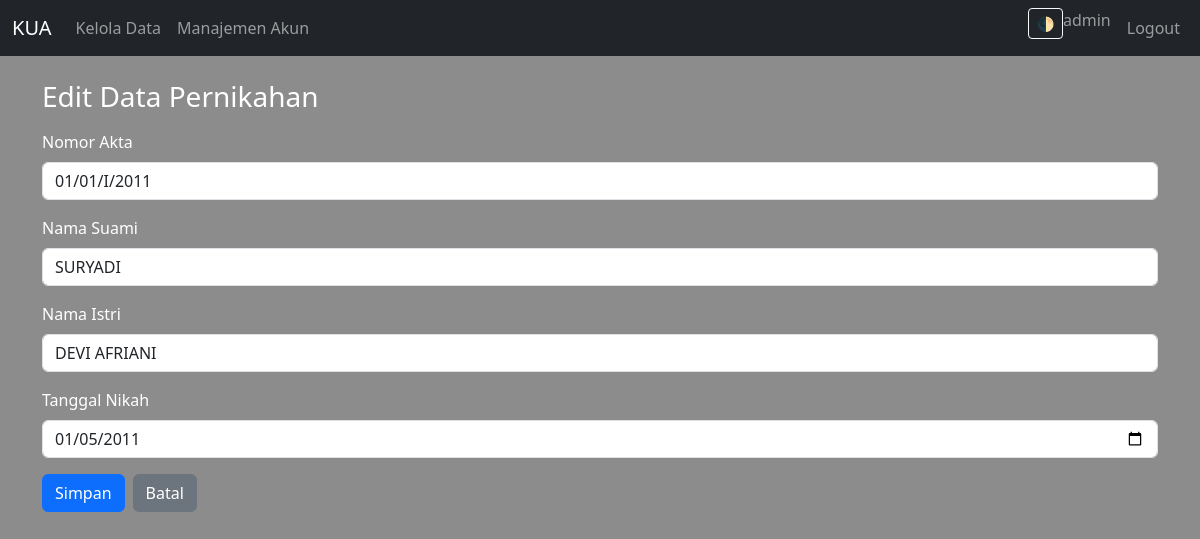
Page /pages/data_form.php?id=1&year=2011 (signed in) on the committed database.
### tables this page shows
CREATE TABLE `nikah_data` (
  `id` int(11) NOT NULL,
  `nomor_akta` varchar(100) NOT NULL,
  `nama_suami` varchar(100) NOT NULL,
  `nama_istri` varchar(100) NOT NULL,
  `tgl_nikah` date NOT NULL,
  `created_at` timestamp NOT NULL DEFAULT current_timestamp()
);

### pages/data_form.php (the view, shortened to what this page needs)
<?php
require_once __DIR__ . '/../includes/config.php';
$id = isset($_GET['id']) ? (int)$_GET['id'] : 0;
$year_selected = isset($_GET['year']) ? (int)$_GET['year'] : (isset($_POST['year'])?(int)$_POST['year']:0);
$nomor_akta = $nama_suami = $nama_istri = $tgl_nikah = "";
if ($year_selected > 0 && $tgl_nikah === '') {
    $tgl_nikah = $year_selected . '-01-01';
}
if ($id > 0) {
    $stmt = $conn->prepare("SELECT * FROM nikah_data WHERE id = ?");
    $stmt->bind_param('i', $id);
    $stmt->execute();
    $res = $stmt->get_result();
    if ($row = $res->fetch_assoc()) {
        $nomor_akta = $row['nomor_akta'];
        $nama_suami = $row['nama_suami'];
        $nama_istri = $row['nama_istri'];
        $tgl_nikah  = $row['tgl_nikah'];
        $year_selected = (int)date('Y', strtotime($tgl_nikah));
    }
}
include __DIR__ . '/../includes/header.php';
?>
<h1 class="h3 mb-3 text-white"><?php echo $id>0?'Edit':'Tambah'; ?> Data Pernikahan</h1>
<form method="post" action="">
  <div class="mb-3">
    <label class="form-label text-white">Nomor Akta</label>
    <input type="text" name="nomor_akta" class="form-control" value="<?php echo htmlspecialchars($nomor_akta); ?>" required>
  </div>
  <div class="mb-3">
    <label class="form-label text-white">Nama Suami</label>
    <input type="text" name="nama_suami" class="form-control" value="<?php echo htmlspecialchars($nama_suami); ?>" required>
  </div>
  <div class="mb-3">
    <label class="form-label text-white">Nama Istri</label>
    <input type="text" name="nama_istri" class="form-control" value="<?php echo htmlspecialchars($nama_istri); ?>" required>
  </div>
  <div class="mb-3">
    <label class="form-label text-white">Tanggal Nikah</label>
    <input type="date" name="tgl_nikah" class="form-control" value="<?php echo htmlspecialchars($tgl_nikah); ?>" required>
  </div>
  <div class="d-grid gap-2 d-sm-flex justify-content-sm-start">
    <button type="submit" class="btn btn-primary">Simpan</button>
    <a href="<?php echo BASE_URL; ?>/pages/data_list.php?year=<?php echo $year_selected; ?>" class="btn btn-secondary">Batal</a>
  </div>
</form>
<?php include __DIR__ . '/../includes/footer.php'; ?>

### assets/css/custom.css (style rules this page uses)
body { background: url("../img/banner.png") no-repeat center center fixed; background-size: cover; position: relative; min-height: 100vh; color: #fff; }
body::before { content: ""; position: fixed; inset: 0; background: rgba(0,0,0,.45); z-index: -1; }

### rows in the picture
nikah_data: nomor_akta "01/01/I/2011", nama_suami "SURYADI", nama_istri "DEVI AFRIANI", tgl_nikah "01/05/2011"

### other values in the picture
$_SESSION['username'] "admin"
